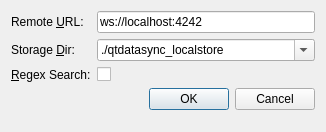
<?xml version="1.0" encoding="UTF-8"?>
<ui version="4.0">
 <class>SetupDialog</class>
 <widget class="QDialog" name="SetupDialog">
  <property name="geometry">
   <rect>
    <x>0</x>
    <y>0</y>
    <width>326</width>
    <height>132</height>
   </rect>
  </property>
  <property name="windowTitle">
   <string>Dialog</string>
  </property>
  <layout class="QFormLayout" name="formLayout">
   <item row="0" column="0">
    <widget class="QLabel" name="remoteURLLabel">
     <property name="text">
      <string>Remote &amp;URL:</string>
     </property>
     <property name="buddy">
      <cstring>remoteURLLineEdit</cstring>
     </property>
    </widget>
   </item>
   <item row="0" column="1">
    <widget class="QLineEdit" name="remoteURLLineEdit">
     <property name="text">
      <string>ws://localhost:4242</string>
     </property>
     <property name="placeholderText">
      <string>ws[s]://&lt;host&gt;[/&lt;path&gt;][:&lt;port&gt;]</string>
     </property>
    </widget>
   </item>
   <item row="1" column="0">
    <widget class="QLabel" name="storageDirLabel">
     <property name="text">
      <string>Storage &amp;Dir:</string>
     </property>
     <property name="buddy">
      <cstring>storageDirComboBox</cstring>
     </property>
    </widget>
   </item>
   <item row="1" column="1">
    <widget class="QComboBox" name="storageDirComboBox">
     <property name="editable">
      <bool>true</bool>
     </property>
     <property name="currentText">
      <string>./qtdatasync_localstore</string>
     </property>
    </widget>
   </item>
   <item row="2" column="0">
    <widget class="QLabel" name="regexSearchLabel">
     <property name="text">
      <string>&amp;Regex Search:</string>
     </property>
     <property name="buddy">
      <cstring>regexSearchCheckBox</cstring>
     </property>
    </widget>
   </item>
   <item row="2" column="1">
    <widget class="QCheckBox" name="regexSearchCheckBox"/>
   </item>
   <item row="3" column="0" colspan="2">
    <widget class="QDialogButtonBox" name="buttonBox">
     <property name="orientation">
      <enum>Qt::Horizontal</enum>
     </property>
     <property name="standardButtons">
      <set>QDialogButtonBox::Cancel|QDialogButtonBox::Ok</set>
     </property>
    </widget>
   </item>
  </layout>
 </widget>
 <resources/>
 <connections>
  <connection>
   <sender>buttonBox</sender>
   <signal>accepted()</signal>
   <receiver>SetupDialog</receiver>
   <slot>accept()</slot>
   <hints>
    <hint type="sourcelabel">
     <x>248</x>
     <y>254</y>
    </hint>
    <hint type="destinationlabel">
     <x>157</x>
     <y>274</y>
    </hint>
   </hints>
  </connection>
  <connection>
   <sender>buttonBox</sender>
   <signal>rejected()</signal>
   <receiver>SetupDialog</receiver>
   <slot>reject()</slot>
   <hints>
    <hint type="sourcelabel">
     <x>316</x>
     <y>260</y>
    </hint>
    <hint type="destinationlabel">
     <x>286</x>
     <y>274</y>
    </hint>
   </hints>
  </connection>
 </connections>
</ui>
